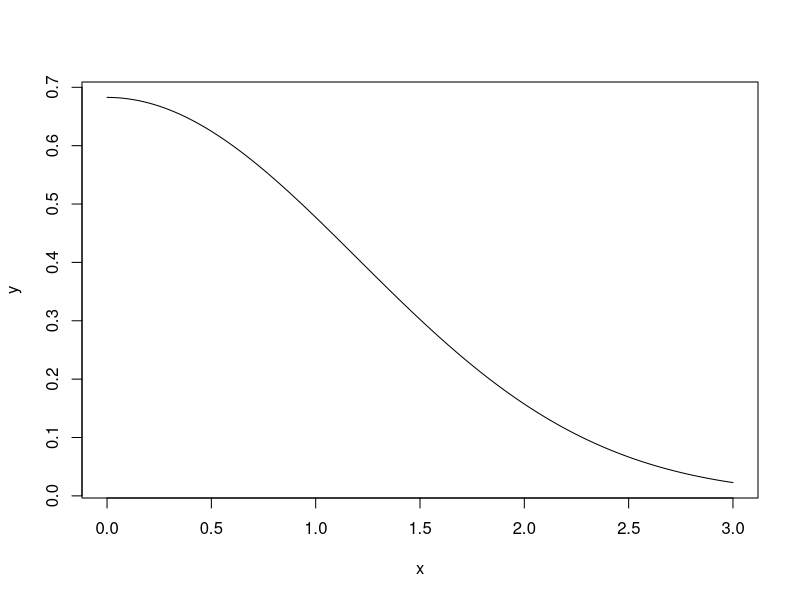

R code for this plot:
## ---- chunk 1
(1-exp(-9/2))-(1-exp(-1/2))
## ---- chunk 2
sqrt(-2*log(1-1/4))
## ---- chunk 3
sqrt(-2*log(1-2/4))
## ---- chunk 4
sqrt(-2*log(1-3/4))
## ---- chunk 5
x <- seq(0, 3, length=1000)
y <- pnorm(1+x)-pnorm(x-1)
plot(x, y, type="l", lwd=1)
## ---- chunk 6
pnorm(0.3+1.96,mean=0.3,sd=1)-pnorm(0.3-1.96,mean=0.3,sd=1)
